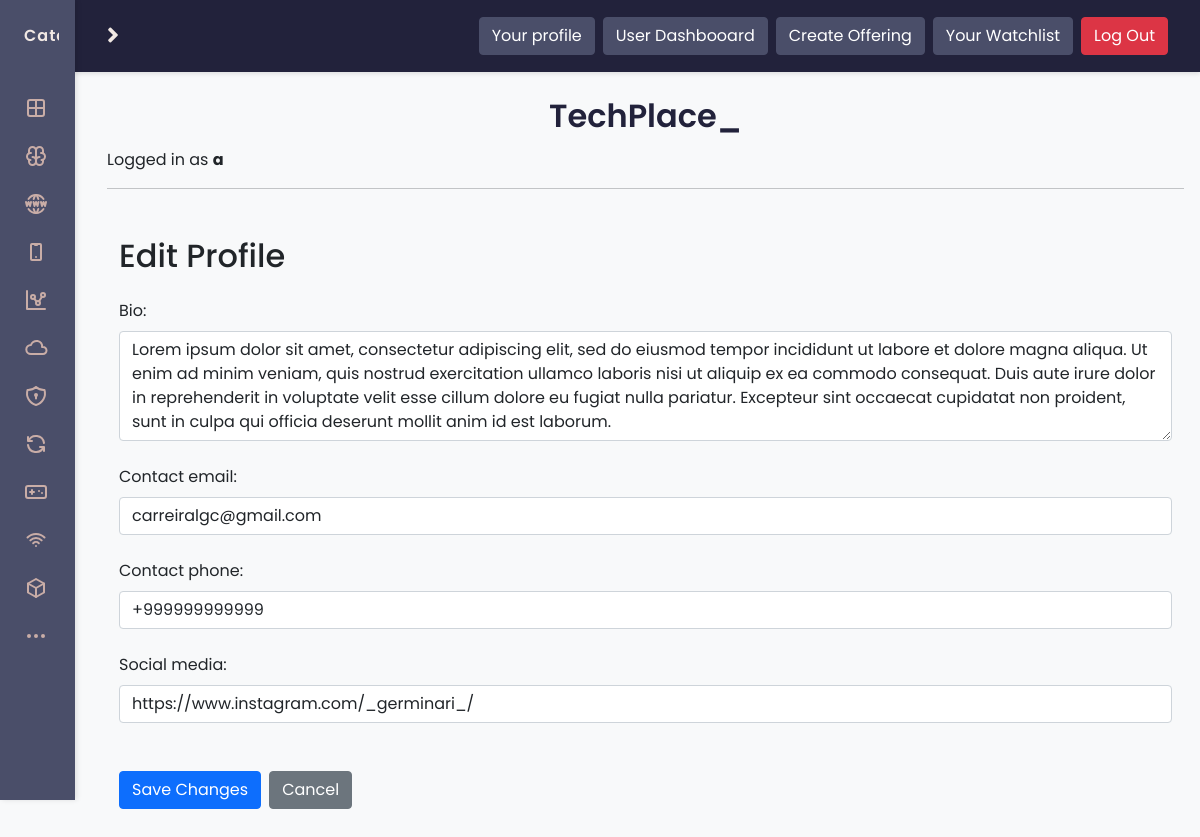
The page /profile/edit/ (signed in) on the database its author committed.
### auctions/models.py (models this page shows, shortened)
class User(AbstractUser):
    pass

class UserProfile(models.Model):
    user = models.OneToOneField(User, on_delete=models.CASCADE)
    bio = models.TextField(max_length=1000, blank=True)
    listings = models.ManyToManyField(Auction, related_name="user_profiles", blank=True)
    contact_email = models.EmailField(blank=True)
    phone_regex = RegexValidator(regex=r'^\+?1?\d{9,15}$', message="Phone number must be entered in the format: '+999999999'. Up to 15 digits allowed.")
    contact_phone = models.CharField(validators=[phone_regex], max_length=17, blank=True)
    social_media = models.URLField(blank=True)

### auctions/views.py (the view)
# urls.py: path('profile/edit/', views.edit_profile, name='edit_profile'),
@login_required
def edit_profile(request):
    profile, created = UserProfile.objects.get_or_create(user=request.user)
    if request.method == 'POST':
        form = UserProfileForm(request.POST, instance=profile)
        if form.is_valid():
            form.save()
            return redirect('auctions:user_profile', username=request.user.username)
    else:
        form = UserProfileForm(instance=profile)
    return render(request, 'auctions/edit_profile.html', {'form': form})

### auctions/views.py
class UserProfileForm(forms.ModelForm):
    class Meta:
        model = UserProfile
        fields = ['bio', 'contact_email', 'contact_phone', 'social_media']
        widgets = {
            'bio': forms.Textarea(attrs={'class': 'form-control', 'rows': 4}),
            'contact_email': forms.EmailInput(attrs={'class': 'form-control'}),
            'contact_phone': forms.TextInput(attrs={'class': 'form-control'}),
            'social_media': forms.URLInput(attrs={'class': 'form-control'}),
        }

### auctions/templates/auctions/edit_profile.html (shortened to what this page needs)
{% extends "auctions/layout.html" %}
{% block body %}
<div class="container my-5">
    <h2 class="mb-4">Edit Profile</h2>
    <form method="post" enctype="multipart/form-data">
        {% for field in form %}
        <div class="form-group mb-4">
            <label for="{{ field.id_for_label }}" class="form-label">{{ field.label }}:</label>
            {{ field }}
        </div>
        {% endfor %}
        <div class="form-group d-flex justify-content-start mt-5 mb-5">
            <input type="submit" class="btn btn-primary me-2" value="Save Changes">
            <a href="{% url 'auctions:user_profile' username=request.user.username %}" class="btn btn-secondary">Cancel</a>
        </div>
    </form>
</div>
{% endblock %}

### auctions/templates/auctions/layout.html (shortened to what this page needs)
{% load static %}
{% url 'auctions:index' as index %}
{% url 'auctions:categories' category='AI' as ai %}
{% url 'auctions:categories' category='OTH' as other %}
{% url 'auctions:categories' category='WEB' as web_dev %}
{% url 'auctions:categories' category='MOB' as mobile_dev %}
{% url 'auctions:categories' category='DAT' as data_science %}
{% url 'auctions:categories' category='CLD' as cloud_computing %}
{% url 'auctions:categories' category='SEC' as cybersecurity %}
{% url 'auctions:categories' category='DEV' as devops %}
{% url 'auctions:categories' category='GAM' as game_dev %}
{% url 'auctions:categories' category='IOT' as iot %}
{% url 'auctions:categories' category='BLC' as blockchain %}
{% load static %}
<!DOCTYPE html>
<html lang="en">
<head>
    <link href="https://cdn.jsdelivr.net/npm/bootstrap@5.0.2/dist/css/bootstrap.min.css" rel="stylesheet"
>
    <link href="{% static 'auctions/styles.css' %}" rel="stylesheet">
    <link href="{% static 'auctions/sidebar.css' %}" rel="stylesheet">
    <link rel="stylesheet" href="https://cdn.jsdelivr.net/npm/@fancyapps/ui@5.0/dist/fancybox/fancybox.css"/>
    <link rel="stylesheet" href="https://cdnjs.cloudflare.com/ajax/libs/font-awesome/5.15.3/css/all.min.css">
</head>
<body>
    <body id="body-pd">
        <header class="header" id="header">
            <div class="header_toggle">
                <i class='fas fa-angle-right' id="header-toggle"></i>
            </div>
            <div class="nav-buttons">
                {% if user.is_authenticated %}
                    <button type="button" class="btn btn-primary btn-new-blue">
                        <a class="nav-link" href="{% url 'auctions:user_profile' user.username %}">Your profile</a>
                    </button>
                    <button type="button" class="btn btn-primary btn-new-blue">
                        <a class="nav-link" href="{% url 'auctions:user_panel' %}">User Dashbooard</a>
                    </button>
                    <button type="button" class="btn btn-primary btn-new-blue">
                        <a class="nav-link" href="{% url 'auctions:create_listing' %}">Create Offering</a>
                    </button>
                    <button type="button" class="btn btn-primary btn-new-blue">
                        <a class="nav-link" href="{% url 'auctions:watchlist' %}">Your Watchlist</a>
                    </button>
                    <button type="button" class="btn btn-danger">
                        <a class="nav-link" href="{% url 'auctions:logout' %}">Log Out</a>
                    </button>
                {% endif %}
            </div>
        </header>
        <div class="l-navbar" id="nav-bar">
            <nav class="nav">
                <div>
                    <div class="nav_logo hide-inner">
                        <span class="nav_categories">Categories</span>
                    </div>
                    <div class="nav_list">
                        <a href="{{ index }}" class="nav_link {% if request.path == index %} active {% endif %}">
                        </a>
                        <a href="{{ ai }}" class="nav_link {% if request.path == ai %} active {% endif %}">
                        </a>
                        <a href="{{ web_dev }}" class="nav_link {% if request.path == web_dev %} active {% endif %}">
                        </a>
                        <a href="{{ mobile_dev }}" class="nav_link {% if request.path == mobile_dev %} active {% endif %}">
                        </a>
                        <a href="{{ data_science }}" class="nav_link {% if request.path == data_science %} active {% endif %}">
                        </a>
                        <a href="{{ cloud_computing }}" class="nav_link {% if request.path == cloud_computing %} active {% endif %}">
                        </a>
                        <a href="{{ cybersecurity }}" class="nav_link {% if request.path == cybersecurity %} active {% endif %}">
                        </a>
                        <a href="{{ devops }}" class="nav_link {% if request.path == devops %} active {% endif %}">
                        </a>
                        <a href="{{ game_dev }}" class="nav_link {% if request.path == game_dev %} active {% endif %}">
                        </a>
                        <a href="{{ iot }}" class="nav_link {% if request.path == iot %} active {% endif %}">
                        </a>
                        <a href="{{ blockchain }}" class="nav_link {% if request.path == blockchain %} active {% endif %}">
                        </a>
                        <a href="{{ other }}" class="nav_link {% if request.path == other %} active {% endif %}">
                        </a>
                    </div>
                </div>
            </nav>
        </div>
        <div>
            <div class="main-title">TechPlace_</div>
            {% if user.is_authenticated %}
            Logged in as <strong>{{ user.username }}</strong>
            {% endif %}
            <hr>
        </div>
        <div class="height-100 bg-light">
            {% block body %}
            {% endblock %}
        </div>
    </body>
</html>

### auctions/static/auctions/styles.css (style rules this page uses)
:root { --first-color: rgba(34, 139, 34, 0.8); --first-color-light: rgba(45, 173, 45, 0.8); --white-color: #f0f4fc; }
body { padding: 10px; }
.nav-link { color: white; padding: 0; }
.btn-new-blue { background-color: var(--first-color); border-color: var(--first-color-light); }
.main-title { text-align: center; font-size: 2.5rem; padding: 20px 0 0 0; }

### auctions/static/auctions/sidebar.css (style rules this page uses)
:root { --header-height: 3.5rem; --nav-width: 75px; --first-color: #4a4e69; --first-color-light: #c9ada7; --white-color: #f2e9e4; --body-font: 'Poppins', sans-serif; --normal-font-size: 1rem; --z-fixed: 100; }
body { position: relative; margin: var(--header-height) 0 0 0; padding: 0 1rem; font-family: var(--body-font); font-size: var(--normal-font-size); transition: 0.5s; background: #f8f9fa; }
.header { width: 100%; height: var(--header-height); position: fixed; top: 0; left: 0; display: flex; align-items: center; justify-content: space-between; padding: 0 1rem; background-color: #22223b; z-index: var(--z-fixed); transition: 0.5s; box-shadow: 0 2px 4px rgba(0, 0, 0, 0.1); }
.header_toggle { color: var(--white-color); font-size: 1.5rem; cursor: pointer; }
.l-navbar { position: fixed; top: 0; left: -30%; width: var(--nav-width); height: 100vh; background-color: var(--first-color); padding: 0.5rem 1rem 0 0; transition: 0.5s; z-index: var(--z-fixed); box-shadow: 2px 0 5px rgba(0, 0, 0, 0.1); }
.nav { height: 100%; display: flex; flex-direction: column; justify-content: space-between; overflow: hidden; }
.nav_logo, .nav_link { display: grid; grid-template-columns: max-content max-content; align-items: center; column-gap: 1rem; padding: 0.5rem 0 0.5rem 1.5rem; border-radius: 0.5rem; margin-bottom: 0.5rem; }
.nav_logo { margin-bottom: 2rem; }
.nav_categories { color: var(--white-color); font-weight: 600; letter-spacing: 1px; }
.nav_link { position: relative; color: var(--first-color-light); transition: 0.3s; }
.nav-buttons { display: flex; gap: 0.5rem; }
.btn-new-blue { background-color: #4a4e69; border-color: #4a4e69; }
.main-title { font-size: 2rem; font-weight: 600; color: #22223b; margin-top: 1rem; margin-bottom: 0.5rem; }
@media screen and (min-width: 768px) { body { margin: calc(var(--header-height) + 1rem) 0 0 0; padding-left: calc(var(--nav-width) + 2rem); } }
@media screen and (min-width: 768px) { .header { height: calc(var(--header-height) + 1rem); padding: 0 2rem 0 calc(var(--nav-width) + 2rem); } }
@media screen and (min-width: 768px) { .l-navbar { left: 0; padding: 1rem 1rem 0 0; } }
a { text-decoration: none; }
.nav_link { text-decoration: none; }
.nav-buttons a { text-decoration: none; color: inherit; }

### rows shown on the page
User: username "a"
UserProfile: form "Lorem ipsum dolor sit amet, consectetur adipiscing elit, sed do eiusmod tempor incididunt ut labore et dolore magna aliqua. Ut enim ad minim veniam, quis nostrud exercitation ullamco laboris nisi ut aliquip ex ea commodo consequat. Duis aute irure dolor in reprehenderit in voluptate velit esse cillum dolore eu fugiat nulla pariatur. Excepteur sint occaecat cupidatat non proident, sunt in culpa qui officia deserunt mollit anim id est laborum." "carreiralgc@gmail.com" "+999999999999" "https://www.instagram.com/_germinari_/"

### other values the page prints
{{ field.label }} "Bio" "Contact email" "Contact phone" "Social media"
